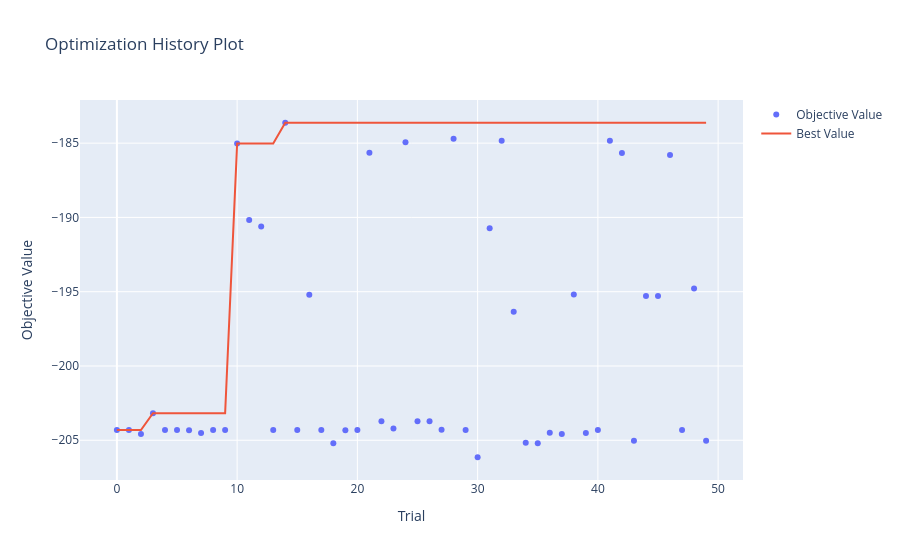

Notebook code cell kept with this figure:
### Code cell
optuna.visualization.plot_optimization_history(study)

### Figure 1 — Plotly figure (JSON) as saved in the notebook; plotly's stock layout.template omitted (floating-point values rounded to 4 significant figures)
{"data": [{"mode": "markers", "name": "Objective Value", "type": "scatter", "x": [0, 1, 2, 3, 4, 5, 6, 7, 8, 9, 10, 11, 12, 13, 14, 15, 16, 17, 18, 19, 20, 21, 22, 23, 24, 25, 26, 27, 28, 29, 30, 31, 32, 33, 34, 35, 36, 37, 38, 39, 40, 41, 42, 43, 44, 45, 46, 47, 48, 49], "y": [-204.3, -204.3, -204.6, -203.2, -204.3, -204.3, -204.3, -204.5, -204.3, -204.3, -185.0, -190.2, -190.6, -204.3, -183.6, -204.3, -195.2, -204.3, -205.2, -204.3, -204.3, -185.7, -203.7, -204.2, -184.9, -203.7, -203.7, -204.3, -184.7, -204.3, -206.1, -190.7, -184.8, -196.4, -205.2, -205.2, -204.5, -204.6, -195.2, -204.5, -204.3, -184.8, -185.7, -205.0, -195.3, -195.3, -185.8, -204.3, -194.8, -205.0]}, {"mode": "lines", "name": "Best Value", "type": "scatter", "x": [0, 1, 2, 3, 4, 5, 6, 7, 8, 9, 10, 11, 12, 13, 14, 15, 16, 17, 18, 19, 20, 21, 22, 23, 24, 25, 26, 27, 28, 29, 30, 31, 32, 33, 34, 35, 36, 37, 38, 39, 40, 41, 42, 43, 44, 45, 46, 47, 48, 49], "y": [-204.3, -204.3, -204.3, -203.2, -203.2, -203.2, -203.2, -203.2, -203.2, -203.2, -185.0, -185.0, -185.0, -185.0, -183.6, -183.6, -183.6, -183.6, -183.6, -183.6, -183.6, -183.6, -183.6, -183.6, -183.6, -183.6, -183.6, -183.6, -183.6, -183.6, -183.6, -183.6, -183.6, -183.6, -183.6, -183.6, -183.6, -183.6, -183.6, -183.6, -183.6, -183.6, -183.6, -183.6, -183.6, -183.6, -183.6, -183.6, -183.6, -183.6]}, {"marker": {"color": "#cccccc"}, "mode": "markers", "name": "Infeasible Trial", "showlegend": false, "type": "scatter", "x": [], "y": []}], "layout": {"title": {"text": "Optimization History Plot"}, "xaxis": {"title": {"text": "Trial"}}, "yaxis": {"title": {"text": "Objective Value"}}}}
